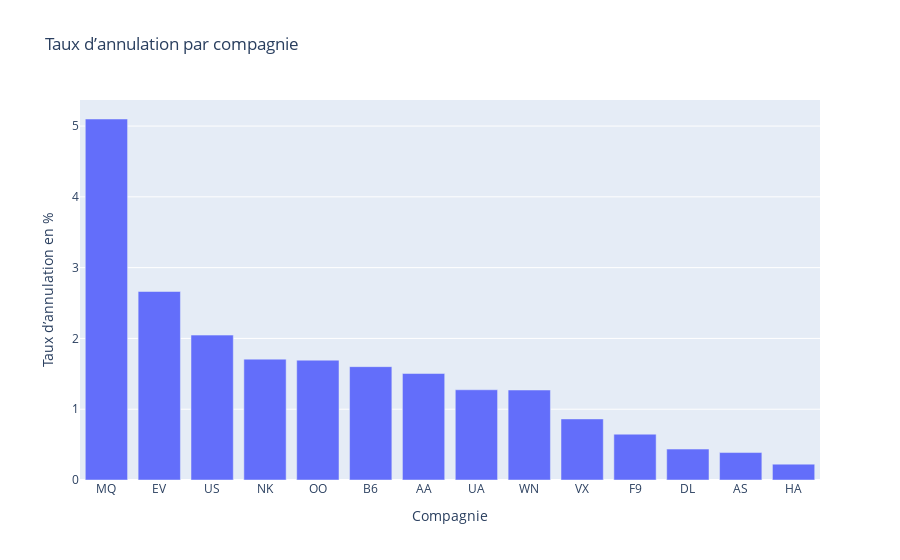

Notebook code for this chart:
### Markdown cell above
**Taux annulation par compagnie**

### Code cell
cancel_rate = flights_df.groupBy("AIRLINE").agg(
    ((sum("CANCELLED") / count("*")) * 100).alias("cancel_rate")
)

plot4 = cancel_rate.toPandas()

fig4 = px.bar(
    plot4.sort_values("cancel_rate", ascending=False),
    x="AIRLINE",
    y="cancel_rate",
    title="Taux d’annulation par compagnie ",
    labels={"AIRLINE": "Compagnie", "cancel_rate": "Taux d’annulation en %"},
)
fig4.show()

### Figure 1 — Plotly figure (JSON) as saved in the notebook; plotly's stock layout.template omitted (floating-point values rounded to 4 significant figures)
{"data": [{"hovertemplate": "Compagnie=%{x}<br>Taux d’annulation en %=%{y}<extra></extra>", "legendgroup": "", "marker": {"color": "#636efa", "pattern": {"shape": ""}}, "name": "", "orientation": "v", "showlegend": false, "textposition": "auto", "type": "bar", "x": ["MQ", "EV", "US", "NK", "OO", "B6", "AA", "UA", "WN", "VX", "F9", "DL", "AS", "HA"], "xaxis": "x", "y": [5.1, 2.663, 2.047, 1.707, 1.693, 1.601, 1.504, 1.275, 1.271, 0.8626, 0.6473, 0.4366, 0.3878, 0.2242], "yaxis": "y"}], "layout": {"barmode": "relative", "legend": {"tracegroupgap": 0}, "title": {"text": "Taux d’annulation par compagnie "}, "xaxis": {"anchor": "y", "domain": [0, 1], "title": {"text": "Compagnie"}}, "yaxis": {"anchor": "x", "domain": [0, 1], "title": {"text": "Taux d’annulation en %"}}}}
